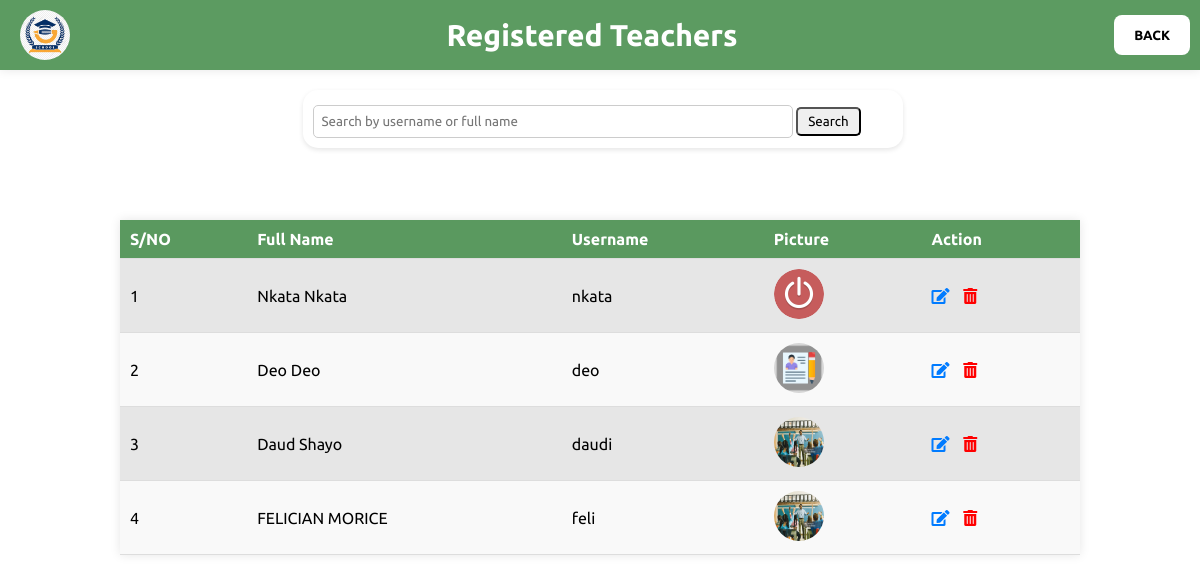
The page /view_teachers.php (signed in) on the database its author committed.
### tables this page shows
CREATE TABLE `teachers` (
  `teacherID` int(11) NOT NULL,
  `firstname` varchar(255) NOT NULL,
  `lastname` varchar(255) NOT NULL,
  `username` varchar(255) NOT NULL,
  `email` varchar(255) NOT NULL,
  `classteacher` int(2) DEFAULT NULL,
  `picture` varchar(255) NOT NULL,
  `role` varchar(10) NOT NULL DEFAULT 'user',
  `password` varchar(255) NOT NULL
);

### view_teachers.php (the view, shortened to what this page needs)
<?php
include 'database.php';
if (isset($_GET['search'])) {
    $search = $_GET['search'];
    $sql = "SELECT * FROM teachers WHERE firstname LIKE '%$search%' OR lastname LIKE '%$search%' OR username LIKE '%$search%'";
} else {
    $sql = "SELECT * FROM teachers";
}
$result = $conn->query($sql);
?>
<!DOCTYPE html>
<html lang="en">
<head>
<link rel="stylesheet" href="https://cdnjs.cloudflare.com/ajax/libs/font-awesome/5.15.4/css/all.min.css">
<link rel="stylesheet" href="./css/view_teacher.css">
</head>
<body>
<div class="back-card">
        <img src="images/logo.jpg" alt="Logo">
        <h2>Registered Teachers</h2>
        <button onclick="window.location.href='admin_dashboard.php'">BACK</button>
    </div>
<div class="search-form">
  <form action="<?php echo $_SERVER['PHP_SELF']; ?>" method="GET">
    <input type="text" name="search" class="search-input" placeholder="Search by username or full name" value="<?php echo isset($_GET['search']) ? $_GET['search'] : ''; ?>">
    <button type="submit" class="search">Search</button>
  </form>
</div>
<table>
  <thead>
    <tr>
      <th>S/NO</th>
      <th>Full Name</th>
      <th>Username</th>
      <th>Picture</th>
      <th>Action</th>
    </tr>
  </thead>
  <tbody>
  <?php
  if ($result->num_rows > 0) {
      $sno =1;
      while ($row = $result->fetch_assoc()) {
          ?>
          <tr>
              <td><?php echo $sno ?></td>
            <td><?php echo $row['firstname'] . ' ' . $row['lastname']; ?></td>
            <td><?php echo $row['username']; ?></td>
            <td><img src="teacher_uploads/<?php echo $row['picture']; ?>" alt="Teacher Picture" style="width: 50px; height: 50px;"></td>
            <td>
              <a href="edit_teacher.php?teacherID=<?php echo $row['teacherID']; ?>"><i class="fas fa-edit" title="Edit"></i></a>
              <a href="javascript:void(0);" onclick="confirmDelete(<?php echo $row['teacherID']; ?>)"><i class="fas fa-trash-alt" title="Delete"></i></a>
            </td>
          </tr>
          <?php
          $sno++;
      }
  } else {
      echo "<tr><td colspan='5'>No teachers found.</td></tr>";
  }
  ?>
  </tbody>
</table>
</body>
</html>

### css/view_teacher.css (style rules this page uses)
* { padding: 0; margin: 0; box-sizing: border-box; font-family: "Ubuntu", sans-serif; }
h2 { text-align: center; margin-top:190px; }
table { width: 80%; margin: 20px auto; border-collapse: collapse; margin-top:220px; background-color: #fff; box-shadow: 0 0 10px rgba(0, 0, 0, 0.1); }
table th, table td { padding: 10px; border-bottom: 1px solid #ddd; text-align: left; }
th { background-color: #4f9354eb; color: white; font-weight: bold; }
tr:nth-child(even) { background-color: #f9f9f9; }
tr:nth-child(odd) { background-color: #e6e6e6; }
table td { vertical-align: middle; }
table td img { max-width: 50px; max-height: 50px; border-radius: 50%; }
table td a { margin-right: 10px; color: #007bff; }
.back-card { position: fixed; top: 0; left: 0; right: 0; display: flex; background-color: #4f9354eb; justify-content: space-between; align-items: center; box-shadow: 0 0 10px rgba(0, 0, 0, 0.1); padding: 10px; box-sizing: border-box; z-index: 1000; }
.back-card img { width: 50px; border-radius: 50px; margin-left: 10px; }
.back-card h2 { text-align: center; color: #ffffff; font-size: 30px; margin: 0; flex-grow: 1; }
.back-card button { background-color: #fff; color: #000; border: none; height: 40px; border-radius: 8px; padding: 10px 20px; cursor: pointer; font-weight: 600; transition: background-color 0.3s ease; }
.search-form { position: fixed; top: 90px; width: 50%; left: 15px; right: 10px; border-radius: 15px; background-color: #ffffff; padding: 10px; margin: auto; box-shadow: 0 2px 5px rgba(0, 0, 0, 0.1); z-index: 999; }
.search { padding: 5px 10px; border-radius: 5px; cursor: pointer; }
.search-form input[type="text"] { padding: 8px; width: calc(100% - 100px); border-radius: 5px; border: 1px solid #ccc; margin-top: 5px; }
.fa-trash-alt { color: red; }

### rows shown on the page
teachers: firstname "Nkata", lastname "Nkata", username "nkata", picture (picture)
teachers: firstname "Deo", lastname "Deo", username "deo", picture (picture)
teachers: firstname "Daud", lastname "Shayo", username "daudi", picture (picture)
teachers: firstname "FELICIAN", lastname "MORICE", username "feli", picture (picture)
